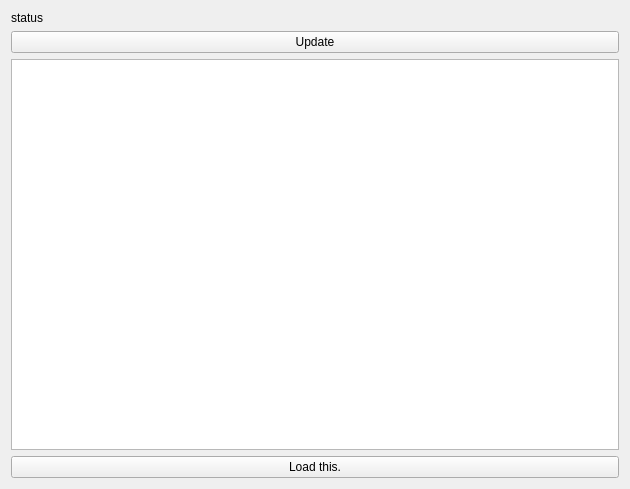
<?xml version="1.0" encoding="UTF-8"?>
<ui version="4.0">
 <class>ChangeVersionWidget</class>
 <widget class="QWidget" name="ChangeVersionWidget">
  <property name="geometry">
   <rect>
    <x>0</x>
    <y>0</y>
    <width>630</width>
    <height>489</height>
   </rect>
  </property>
  <property name="windowTitle">
   <string>Form</string>
  </property>
  <layout class="QGridLayout" name="gridLayout">
   <item row="0" column="1">
    <widget class="QLabel" name="label">
     <property name="text">
      <string>status</string>
     </property>
    </widget>
   </item>
   <item row="1" column="1">
    <layout class="QHBoxLayout" name="horizontalLayout">
     <item>
      <layout class="QVBoxLayout" name="verticalLayout">
       <item>
        <widget class="QPushButton" name="pushButtonUpdate">
         <property name="text">
          <string>Update</string>
         </property>
        </widget>
       </item>
       <item>
        <widget class="QListWidget" name="listWidgetForLog"/>
       </item>
       <item>
        <widget class="QPushButton" name="pushButtonLoad">
         <property name="text">
          <string>Load this.</string>
         </property>
        </widget>
       </item>
      </layout>
     </item>
     <item>
      <layout class="QGridLayout" name="gridLayoutDiff"/>
     </item>
    </layout>
   </item>
  </layout>
 </widget>
 <resources/>
 <connections/>
</ui>
